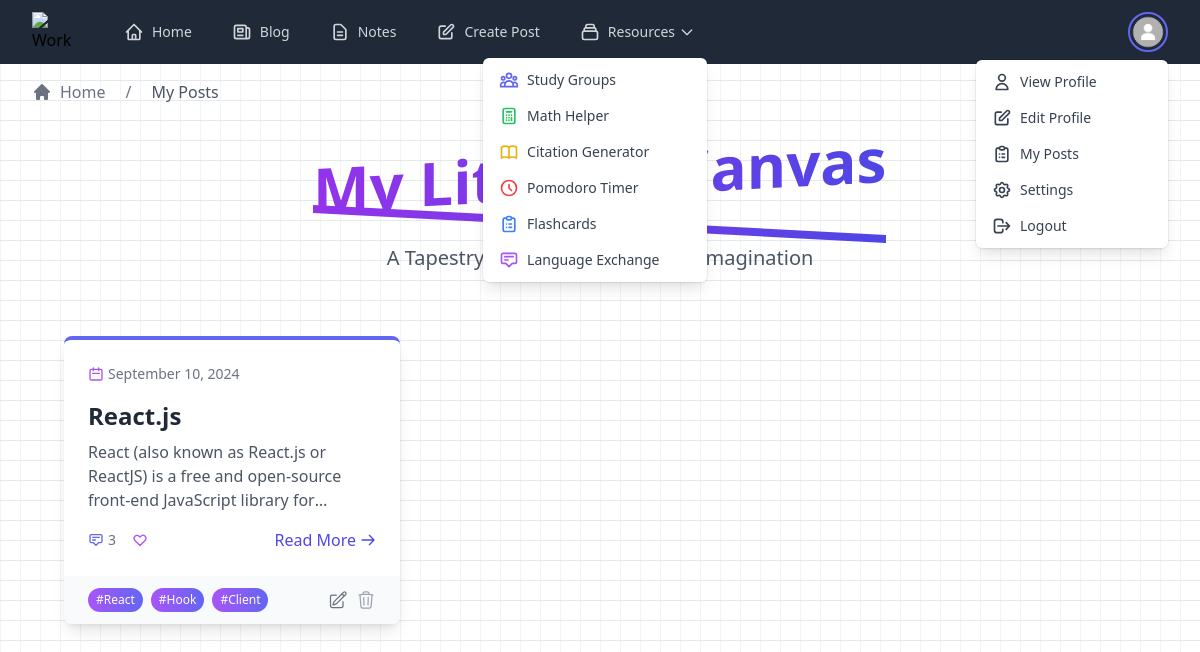
Screenshot of /my-posts (signed in) with the database file from the repository.
### models/post.py (models this page shows, shortened)
class Post(db.Model):
    id = db.Column(db.Integer, primary_key=True)
    title = db.Column(db.String(100), nullable=False)
    content = db.Column(db.Text, nullable=False)
    date_posted = db.Column(db.DateTime, nullable=False, default=datetime.utcnow)
    user_id = db.Column(db.Integer, db.ForeignKey("user.id"), nullable=False)
    comments = db.relationship("Comment", backref="post", lazy="dynamic")
    image_file = db.Column(db.String(20), nullable=True)
    tags = db.relationship(
        "Tag", secondary=post_tags, backref=db.backref("posts", lazy="dynamic")
    )
    likes = db.relationship(
        "User", secondary=post_likes, backref=db.backref("posts_liked", lazy="dynamic")
    )

### models/tag.py (models this page shows, shortened)
class Tag(db.Model):
    id = db.Column(db.Integer, primary_key=True)
    name = db.Column(db.String(50), unique=True, nullable=False)

### routes/main.py (the view)
@main.route('/my-posts')
@login_required
def my_posts():
    posts = Post.query.filter_by(author=current_user).order_by(Post.date_posted.desc()).all()
    return render_template('my_posts.html', posts=posts)

### models/user.py (called while the page is built)
@login_manager.user_loader
def load_user(user_id):
    return User.query.get(int(user_id))

### templates/my_posts.html (shortened to what this page needs)
{% extends "base.html" %}
{% block breadcrumbs %}
    {{ super() }}
    <span class="mx-5 text-gray-500">/</span>
    <span class="text-gray-600">My Posts</span>
{% endblock %}
{% block content %}
<div class="min-h-screen py-12 px-4 sm:px-6 lg:px-8">
    <div class="max-w-7xl mx-auto">
        <div class="text-center mb-16">
            <div class="inline-block">
                <h1 class="text-6xl font-extrabold text-transparent bg-clip-text bg-gradient-to-r from-purple-600 to-indigo-600 mb-4 transform -skew-y-3">
                </h1>
            </div>
            <p class="mt-4 text-xl text-gray-600">A Tapestry of Words, Woven with Imagination</p>
        </div>
        {% if posts %}
            <div class="grid grid-cols-1 md:grid-cols-2 lg:grid-cols-3 gap-8">
                {% for post in posts %}
                    <div class="bg-white rounded-lg shadow-lg overflow-hidden border-t-4 border-indigo-500">
                        <div class="p-6">
                            <div class="flex items-center justify-between mb-4">
                                <span class="text-sm text-gray-500 flex items-center">
                                    <svg xmlns="http://www.w3.org/2000/svg" class="h-4 w-4 mr-1 text-purple-500" fill="none" viewBox="0 0 24 24" stroke="currentColor">
                                        <path stroke-linecap="round" stroke-linejoin="round" stroke-width="2" d="M8 7V3m8 4V3m-9 8h10M5 21h14a2 2 0 002-2V7a2 2 0 00-2-2H5a2 2 0 00-2 2v12a2 2 0 002 2z" />
                                    </svg>
                                    {{ post.date_posted.strftime('%B %d, %Y') }}
                                </span>
                            </div>
                            <h2 class="text-2xl font-bold text-gray-800 mb-2 hover:text-indigo-600 transition duration-300">{{ post.title }}</h2>
                            <p class="text-gray-600 mb-4 line-clamp-3">{{ post.content }}</p>
                            <div class="flex items-center justify-between">
                                <div class="flex items-center space-x-4">
                                    <span class="text-sm text-gray-500 flex items-center">
                                        <svg xmlns="http://www.w3.org/2000/svg" class="h-4 w-4 mr-1 text-indigo-500" fill="none" viewBox="0 0 24 24" stroke="currentColor">
                                            <path stroke-linecap="round" stroke-linejoin="round" stroke-width="2" d="M7 8h10M7 12h4m1 8l-4-4H5a2 2 0 01-2-2V6a2 2 0 012-2h14a2 2 0 012 2v8a2 2 0 01-2 2h-3l-4 4z" />
                                        </svg>
                                        {{ post.comments.count() }}
                                    </span>
                                    <span class="text-sm text-gray-500 flex items-center">
                                    </span>
                                </div>
                                <a href="{{ url_for('main.post', post_id=post.id) }}" class="text-indigo-600 hover:text-purple-600 transition duration-300 flex items-center">
                                    Read More
                                    <svg xmlns="http://www.w3.org/2000/svg" class="h-4 w-4 ml-1" fill="none" viewBox="0 0 24 24" stroke="currentColor">
                                        <path stroke-linecap="round" stroke-linejoin="round" stroke-width="2" d="M14 5l7 7m0 0l-7 7m7-7H3" />
                                    </svg>
                                </a>
                            </div>
                        </div>
                        <div class="bg-gray-50 px-6 py-3 flex justify-between items-center">
                            <div class="flex items-center space-x-2 overflow-x-auto">
                                {% for tag in post.tags[:3] %}
                                    <span class="text-xs bg-gradient-to-r from-purple-500 to-indigo-500 text-white px-2 py-1 rounded-full whitespace-nowrap">
                                        #{{ tag.name }}
                                    </span>
                                {% endfor %}
                            </div>
                            <div class="flex space-x-2">
                                <button class="text-gray-500 transition-colors duration-200 hover:text-indigo-500 focus:outline-none">
                                </button>
                                <button onclick="confirmDelete({{ post.id }})" class="text-gray-400 transition-colors duration-200 hover:text-red-600 focus:outline-none">
                                </button>
                            </div>
                        </div>
                    </div>
                {% endfor %}
            </div>
        {% endif %}
    </div>
</div>
{% endblock %}

### rows the page displays
Post: date_posted "September 10, 2024", title "React.js", content "React (also known as React.js or ReactJS) is a free and open-source front-end JavaScript library…", comments.count "3"
Tag: name "React"
Tag: name "Hook"
Tag: name "Client"
